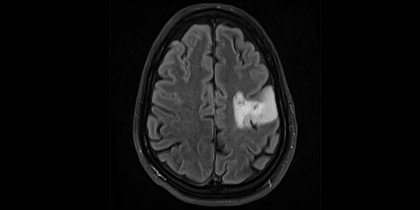
%> input picture sample images/Barnes1.jpg, 420 x 210 px, shrunk from 700 x 350 before the run
$ octave 'image segmentattion of jpg images.m'   (GNU Octave 9; MATLAB toolbox functions it lacks are replaced by stand-ins)
%> lines starting %> are read from the running program, lines starting %| are printed output that depends on the picture; in (x1, y1, x2, y2) boxes, pixels count from 0 and x2, y2 are one past the last pixel; in counts of white or black regions, pixels touching at a corner belong together; the program's own positions count from 1
clc;
clear all;
close all;
%%Original image
[fname path]=uigetfile('*.jpg','Select an Image');
%> the answer given: sample images/Barnes1.jpg
fname=strcat(path,fname);
img=imread(fname);
%> img is the input picture: size 210x420x3 uint8; min 0, max 214, mean 18.2
figure
subplot(3,2,1);
imshow(img,[]);
title('Original image');
%%introduce noise
im=imnoise(img,'gaussian',0,0.06);
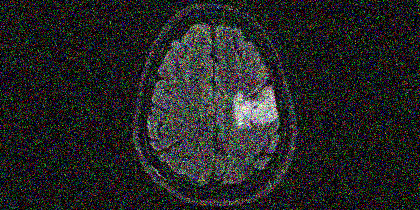
%> im: size 210x420x3 uint8; mean R, G, B 37.4, 37.8, 37.5
%%figure
subplot(3,2,2);
imshow(im);
title('Noisy Gaussian image');
%%Noise removed
for(i=1:3)
    im2(:,:,i)=medfilt2(im(:,:,i),[3,3]);
end
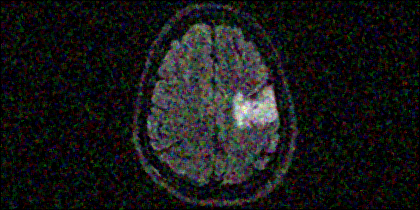
%> im2: size 210x420x3 uint8; mean R, G, B 24.8, 25.3, 25
%%figure
subplot(3,2,3);
imshow(im2);
title('Denoised median image');
%%Gaussian
h=fspecial('gaussian',[5 5],10);
for(i=1:3)
    im3(:,:,i)=imfilter(im(:,:,i),h);
end
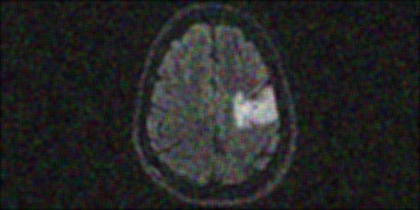
%> im3: size 210x420x3 uint8; mean R, G, B 37.2, 37.6, 37.3
%%figure
subplot(3,2,4);
imshow(im3);
title('Denoised Gaussian image');
%%Wiener
win_size=3;
im4=rgb2gray(im);
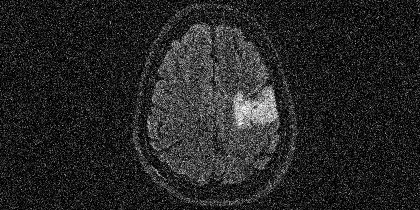
%> im4: size 210x420 uint8; min 0, max 255, mean 37.7
im5=wiener2(im4,[7 7]);
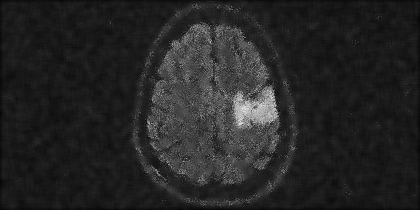
%> im5: size 210x420 uint8; min 6, max 228, mean 37.4
subplot(3,2,5);
imshow(im4);
title('Denoised Wiener image');
%%Segmentation
t0=40;
th=t0+(max(im2(:))+min(im2(:)))./2;
%> th = 168
for(i=1:1:size(im2,1))
    for(j=1:1:size(im2,2))
        if(im2(i,j)>th)
            sout(i,j)=1;
        else
            sout(i,j)=0;
        end
    end
end
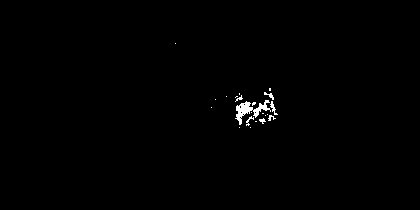
%> sout: size 210x420 double; values 0 (black) and 1 (white), 0.58% white; 22 white regions (16 under 20 px), largest, box (x1, y1, x2, y2) and area: (235, 100, 271, 125) 316, (270, 101, 278, 115) 40, (264, 92, 274, 100) 31, (246, 116, 254, 126) 27, (268, 115, 276, 121) 23, (259, 118, 266, 124) 22

subplot(3,2,6);
imshow(sout);
title('Segmented image');
